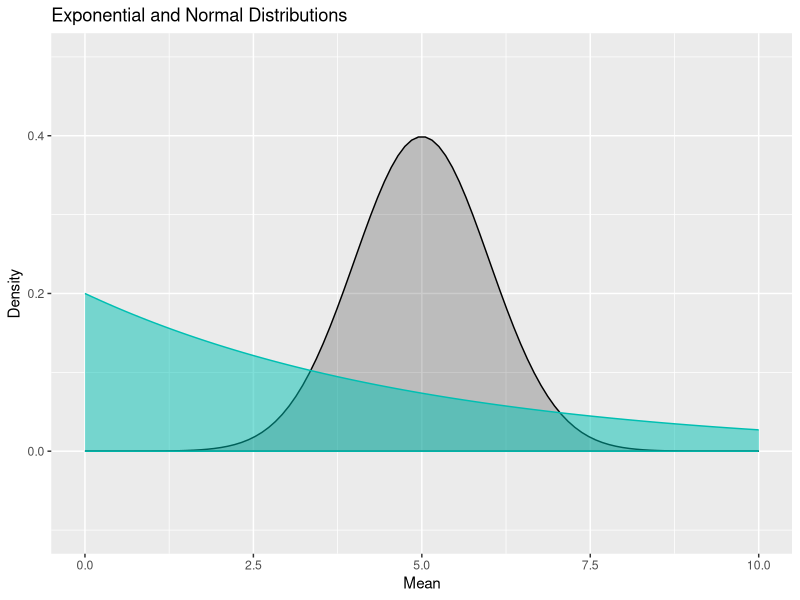

Write R code to recreate this figure. (Note: this script raises an error after producing the figure.)
## ---- chunk 1
knitr::opts_chunk$set(echo = TRUE)
## ---- chunk 2
options(scipen = 999)
options(digits = 3)

# Verify the simulation data is formatted as a list of n matrices
VERIFY_SOURCE_FILE = FALSE    # store to file
VERIFY_SOURCE_SCR  = FALSE    # print to screen
RUN_SIM_VERIFY     = FALSE    # run verification tests

# Verify the mean column data is stored as a list of lists.
VERIFY_MEAN_DISTRIB_FILE  = FALSE
VERIFY_MEAN_DISTRIB_SCR   = FALSE
RUN_VERIFY_MEAN_DISTRIB   = FALSE

# Verify the mean distribution images
VERIFY_MEAN_DIST_IMG      = FALSE
VERIFY_MEAN_DIST_IMG_FILE = FALSE
RUN_MEAN_DIST_IMG         = FALSE

# Verify the simulation data
VERIFY_SAMPLE_STATS_FILE  = FALSE
VERIFY_SAMPLE_STATS_SCR   = FALSE
RUN_VERIFY_STATS          = FALSE

# Verify the mean convergence image
VERIFY_CONVERGE_IMG       = FALSE
RUN_VERIFY_CONVERGE_IMG   = FALSE

# Verify the Tooth image
VERIFY_TOOTH_DATA         = FALSE
RUN_VERIFY_TOOTH_DATA     = FALSE

# Verify the TOOTH image
VERIFY_TOOTH_IMG          = FALSE
RUN_VERIFY_TOOTH_IMG      = FALSE

# Verify the convergence table
VERIFY_CONVERGE_TABLE     = FALSE
RUN_VERIFY_CONVERGE_TABLE = FALSE

# Verify the convergence table
VERIFY_TOOTH_SUMMARY      = FALSE
RUN_VERIFY_TOOTH_SUMMARY  = FALSE

# Verify the convergence table
RUN_CALCULATE_AREA_D      = FALSE
VERIFY_CALCULATE_AREA_D   = FALSE

# Verify the convergence table
EXECUTE                   = TRUE

library(dplyr)
library(ggplot2)
library(gridExtra)
library(knitr)
library(kableExtra)
library(ggpubr)
library(matrixStats)
library(data.table)
library(sfsmisc)

set.seed(8523)

LAMBDA       <- 0.2
SAMPLE_SIZE   <- 40
MU           <- 1/LAMBDA
SIGMA        <- 1/LAMBDA
VARIANCE     <- SIGMA^2
SAMPLE_ERR     <- SIGMA/sqrt(SAMPLE_SIZE)
SAMPLE_VAR   <- SAMPLE_ERR^2

if(FALSE)
{
  print("CONSTANTS")
  print(paste0("LAMBDA            = ", LAMBDA))
  print(paste0("SAMPLE_SIZE        = ", SAMPLE_SIZE))
  print(paste0("MU                = ", MU))
  print(paste0("SIGMA             = ", SIGMA))
  print(paste0("VARIANCE          = ", VARIANCE))
  print(paste0("SAMPLE_ERR          = ", SAMPLE_ERR))
}

## ---- chunk 3
generateExponentialData <- function(sample)
{
  simData <- matrix(rexp(sample*SAMPLE_SIZE, LAMBDA), nrow = SAMPLE_SIZE, ncol = sample)
  
  if(VERIFY_SAMPLE_STATS_SCR | FALSE)
  {
    print("generateExponentialData: verify inputs")
    print(paste0("MU           = ", MU))
    print(paste0("var          = ", VARIANCE))
    print(paste0("sample      = ", sample))
    print(paste0("SAMPLE_SIZE   = ", SAMPLE_SIZE))
    print("simData = ")
    print(simData)
    # print("Test simData separately")
  }
  return (simData)
}
## ---- chunk 4
calculateSampleMeansStats <- function (sampleRepetition)
{
  sampleStats <- data.frame(N_obs = integer(), mu = double(), muErr = double(),
                            variation = double(), varErr = double())

  for (sample in 1:length(sampleRepetition)) {
    simData       <- generateExponentialData(sampleRepetition[[sample]])
    sampleMeans   <- colMeans(simData)
    if(VERIFY_SAMPLE_STATS_SCR | FALSE)
    {
      print("generateSampleMeansLists: verify inputs")
      print(paste0("MU           = ", MU))
      print(paste0("var          = ", VARIANCE))
      print("sampleMeans = ")
      print(sampleMeans)
      # print("Test sampleMeans separately")
      # print("simData = ")
      # print(simData)
      print("Test simData separately")
    }
 
    xbar          <- mean(sampleMeans)
    sig_2         <- var(sampleMeans)

    sampleStats  <- rbind(sampleStats,
                           c(sampleRepetition[sample], xbar, abs((MU - xbar)/xbar),
                             sig_2, abs((SAMPLE_VAR - sig_2)/sig_2)))
  }
  colnames(sampleStats) <- c("NRep", "Mean", "Absolute\nError of\nMean",
                             "Variance", "Absolute\nError of\nVariance")
  # -----------------------------------------------------------------------------

  sampleStats <- cbind(sampleStats, OffsetVar = sampleStats$Variance + 5)

  return (sampleStats)
}

## ---- chunk 5
baseImage <- function(n)
{
  plot <- ggplot() +
    stat_function(fun = dnorm, args = c(mean =  5, sd = 1), n = n,
        color = "#000000", fill = "#000000", geom = "area", alpha = 0.2) +
    stat_function(fun = dexp, args = c(rate =  0.2), n = n,
        color = "#00bfb2", fill = "#00bfb2", geom = "area", alpha = 0.5) +
    ggtitle("Exponential and Normal Distributions") +
    scale_x_continuous(limits = c(0, 10), "Mean") +
    scale_y_continuous(limits = c(-0.1, 0.5), "Density")

  ggsave(plot = plot, width = 6.0, height = 4.0, dpi = 300, filename = "base.png")
}
## ---- chunk 6
convergenceImage <- function(sampleRepetition)
{
  sampleStats <- calculateSampleMeansStats(sampleRepetition)

  if(VERIFY_CONVERGE_IMG | FALSE)
  {
    print("calculateSampleMeansStats: verify inputs")
    print(paste0("MU           = ", MU))
    print(paste0("var          = ", VARIANCE))
    # print("sampleRepetition = ")
    # print(sampleRepetition)
    print("Test sampleRepetition separately")
    print("sampleStats = ")
    print(sampleStats)
    # print("Test sampleStats separately")
  }
  graphTics   <- c(10, 100, 1000, 10000, 100000, 1000000)

  plt <- ggplot(sampleStats, aes(x = as.numeric(NRep))) +
    geom_hline(yintercept = 5, color="#e8a200", linewidth = 0.5, linetype = 2) +
    geom_hline(yintercept = 5.625, color="#099e02", linewidth = 0.5, linetype = 2) +
    geom_line(aes(y=OffsetVar, color='Variance')) +
    geom_line(aes(y=Mean, color='Mean')) +
    scale_x_log10(breaks = graphTics, limits = c(4.9, 1000000.0)) +
    # scale_x_log10(breaks = graphTics, limits = c(0.1, 1000000.0)) +
    scale_y_continuous(limits = c(4.7, 6.0), "Mean",
    sec.axis = sec_axis(~ . -5, name = "Variance")) +
    ggtitle("Sample Mean and Variance") + xlab("Sample Size (log n)") +
    scale_color_manual(
      name='Statistic', breaks=c('Variance', 'Mean'),
      values=c('Mean'='#e8a200', 'Variance'='#099e02')) +
    theme(plot.title = element_text(size = 10, hjust = 0.5),
          axis.title.x = element_text(size = 8),
          axis.title.y = element_text(size = 8),
          axis.text.x = element_text(face="bold", size=6),
          axis.text.y = element_text(face="bold", size=6),
          legend.title = element_text(size = 6),
          legend.text = element_text(size = 6),
          legend.key.size = unit(2, 'mm'),
          legend.position = c(0.85, 0.55))

  ggsave(plot = plt, width = 4.0, height = 2.5, dpi = 300,
         filename = "converge.png")
}

## ---- chunk 7
normalDistributionImages <- function(sampleRepetition)
{
  binRange          <- seq(2.0, 9.0, by = 0.25)

  if(VERIFY_MEAN_DIST_IMG | FALSE)
  {
    print("imageNormalDistribution: verify inputs")
    print(paste0("sampleRepetitions = ", sampleRepetition))
    print(paste0("SAMPLE_SIZE        = ", SAMPLE_SIZE))
    print(paste0("LAMBDA            = ", LAMBDA))
    print(paste0("MU                = ", MU))
    print(paste0("VARIANCE          = ", VARIANCE))
    print(paste0("SAMPLE_ERR          = ", SAMPLE_ERR))
    print("binRange = ")
    print(binRange)
    # print("Test binRange separately")
    print("sampleMeansLists = ")
    print(sampleMeansLists)
    # print("Test sampleMeansLists separately")
  }
  # -----------------------------------------------------------------------------
  label <- c("a", "b","c","d")
  pltList <- list()

  transformToN <- function(sample) {
    (sample - MU)/SAMPLE_ERR + MU
  }

  simData  <- list()
  colData  <- list()
  sampleMeans  <- list()
  # sourceData  <- list()

  for (i in 1:length(sampleRepetition)) {
    simData[[i]]   <- generateExponentialData(sampleRepetition[i])
    colData[[i]]   <- colMeans(simData[[i]])
    sampleMeans[[i]] <- data.frame(pdf = c(unlist(lapply(colData[[i]], transformToN))))
    # sourceData[[i]]  <- data.frame(pdf = c(unlist(lapply(simData[[i]], transformToN))))
    
    if(VERIFY_MEAN_DIST_IMG | FALSE)
    {
      print("imageNormalDistribution: sampleMeans")
      print(sampleMeans[[i]])
      # print(sourceData[[i]])
    }

    if(VERIFY_MEAN_DIST_IMG_FILE | FALSE)
    {
      print("generateMeanDist: store in simData_#.csv")
      filename <- paste0("sampleMeansListsIMG_", sampleRepetition[i], ".csv")
      write.csv(sampleMeansLists[[i]], filename, row.names=FALSE)

      filename2 <- paste0("sampleMeans", sampleRepetition[i], ".csv")
      write.csv(sampleMeans, filename2, row.names=FALSE)
    }

    pltList[[i]] <- ggplot(sampleMeans[[i]], aes(x = pdf)) +
      stat_function(fun = function (x) dnorm(x, mean =  5, sd = 1),
        color = "#00bfb2", fill = "#00bfb2", geom = "area", alpha = 0.8) +
      geom_density(alpha = 0.3, color = "#000000", fill="#000000")  +
      geom_histogram(aes(y = after_stat(density)), breaks = binRange,
                     alpha = 0.2, color = "#505050", linewidth = 0.2) +
      geom_vline(aes(xintercept=mean(pdf)), color="#000000", linewidth = 0.5, linetype = 2) +
      geom_vline(aes(xintercept = MU), color="#00bfb2", linewidth = 0.5, linetype = 2) +
      geom_hline(yintercept=0, color="#000000", linewidth = 0.5) +
      ggtitle(paste0("Sample Mean with n = ", sampleRepetition[i])) +
      scale_x_continuous(limits = c(0, 10), "Mean") +
      scale_y_continuous(limits = c(-0.1, 0.8), "Density")
  }

  plt <- ggarrange(pltList[[1]], pltList[[2]], pltList[[3]], pltList[[4]],
          labels = label, ncol = 2, nrow = 2)
  ggsave(plot = plt, width = 6.0, height = 4.0, dpi = 300, filename = "distribution.png")
}

if(RUN_MEAN_DIST_IMG)
{
  sampleRepetition  <- c(10, 20, 30, 1000)
  binRange          <- seq(-3.0, 10.0, by = 0.5)

  simData           <- generateSampleMeansLists(sampleRepetition)
  sampleMeansLists <- generateMeanDist(sampleRepetition, simData)
  imageNormalDistribution(sampleRepetition, sampleMeansLists, binRange)

  print("RUN_MEAN_DIST_IMG: check image")
}

## ---- chunk 8
generateConvergeTable <- function (sampleRepetition)
{
  sampleStats <- calculateSampleMeansStats(sampleRepetition)

  if(VERIFY_CONVERGE_TABLE | FALSE)
  {
    print("imageConvergence: verify inputs")
    print(paste0("sampleStats  = ", sampleStats))
  }

  # -----------------------------------------------------------------------------

  resTable <- knitr::kable(sampleStats, "latex",
    caption = paste0("table"), digits = 3, align = "llll", row.names = TRUE) %>%
    kable_styling(bootstrap_options = c("striped", "hover"),
                  full_width = F,
                  # position = "left",
                  font_size = 8) %>%
    column_spec(column=1, width="0.2cm") %>%
    column_spec(column=2, width="1.0cm") %>%
    column_spec(column=3, width="0.7cm") %>%
    column_spec(column=4, width="1.5cm") %>%
    column_spec(column=5, width="1.0cm") %>%
    column_spec(column=6, width="1.5cm") %>%
    kable_classic_2()
  # -----------------------------------------------------------------------------

  return (resTable)

}

if(RUN_VERIFY_CONVERGE_TABLE)
{
  LAMBDA       <- 0.2
  SAMPLE_SIZE   <- 40
  MU           <- 1/LAMBDA
  var          <- MU^2/sqrt(SAMPLE_SIZE)
  sampleRepetition  <- c(10, 100, 1000, 10000, 100000, 1000000)

  simData           <- generateSampleMeansLists(sampleRepetition, SAMPLE_SIZE, LAMBDA)
  sampleMeansLists  <- calcSampleMeansLists(sampleRepetition, simData)
  sampleMeansStats  <- getSampleMeansStats(sampleRepetition, sampleMeansLists, MU, var)
  resTable          <- generateConvergeTable(sampleMeansStats)

  print("RUN_VERIFY_CONVERGE_TABLE: : resTable")
}

## ---- chunk 9

# Now in the second portion of the project, we're going to analyze the ToothGrowth data in the R datasets package.
# Load the ToothGrowth data and perform some basic exploratory data analyses

# Provide a basic summary of the data.

# Use confidence intervals and/or hypothesis tests to compare tooth growth by supp and dose. (Only use the techniques from class, even if there's other approaches worth considering)

# State your conclusions and the assumptions needed for your conclusions.

# The response is the length of odontoblasts (cells responsible for tooth
# growth) in 60 guinea pigs. Each animal received one of three dose levels of
# vitamin C (0.5, 1, and 2 mg/day) by one of two delivery methods, orange juice
# or ascorbic acid (a form of vitamin C and coded as AA).
# https://www.rdocumentation.org/packages/datasets/versions/3.6.2/topics/ToothGrowth

## ---- chunk 10
setToothData <- function (ToothGrowth)
{
  if(RUN_VERIFY_TOOTH_DATA | FALSE)
  {
    print("setToothData: verify inputs")
    print("ToothGrowth = ")
    print(ToothGrowth)
  }
  if(RUN_VERIFY_TOOTH_DATA | FALSE)
  {
    print("ToothGrowth unique values")
    suppValues <- c(unique(ToothGrowth$supp))
    print(suppValues[2])
    print(class(suppValues))
  }

  columnNames <- unique(paste0(ToothGrowth$supp, '-', ToothGrowth$dose))
  toothDF     <- data.frame(matrix(nrow = 10, ncol = 0))
  for ( i in 1:length(columnNames)) {
    toothDF     <- cbind(toothDF, ToothGrowth[(i - 1) * 10 + 1 : 10, 1])
  }
  colnames(toothDF) <- columnNames
  

  if(VERIFY_TOOTH_DATA & RUN_VERIFY_TOOTH_DATA | TRUE)
  {
    print("setToothData: output")
    # print("ToothGrowth = ")
    # print(ToothGrowth)
    # print(ToothGrowth[1:10,1])
    print("toothDF = ")
    print(toothDF)

    # subtest <- c(unlist(toothDF[1]), unlist(toothDF[2]))
    # print(subtest)
    # print(summary(subtest))
  }

  return (toothDF)

}

if(RUN_VERIFY_TOOTH_DATA | FALSE)
{
  doses      = c(0.5, 1.0, 2.0) # mg/day
  supplement = c("OJ", "AA")    # supplement of AA, OJ - Orange Juice, AA - Ascorbic Acid

  nPigs    <- 60
  nLength  <- nPigs/(length(doses)*length(supplement))
  nBins    <- nPigs/nLength
  # bw       <- c(3, 3, 4, 3, 3, 4)

  ToothGrowth <- setToothData(ToothGrowth)
  print("RUN_VERIFY_TOOTH_DATA: ToothGrowth data")
  print(ToothGrowth)
}
## ---- chunk 11

generateToothSuppImage <- function (ToothGrowth)
{
  if(VERIFY_TOOTH_IMG | FALSE)
  {
    print("generateToothImage: verify inputs")
    print("ToothGrowth = ")
    print(ToothGrowth)
  }

  ToothGrowth$dotColor <- c(rep("blue",10),
                            rep("green",10),
                            rep("orange",10),
                            rep("purple",10),
                            rep("yellow",10),
                            rep("red",10))
  
  plt <- ggplot(ToothGrowth, aes(x = supp, y = len)) +
    geom_boxplot() +
    geom_dotplot(binaxis='y',
                 stackdir='center',
                 dotsize = 0.7,
                 fill = ToothGrowth$dotColor) +
    labs(title="Effect of Vitamin C on Tooth Growth",
         subtitle="Supplement and Dosage",
         caption="Source: C. I. Bliss (1952). The Statistics of Bioassay. Academic Press.",
         x="Supplement (OJ, VC), Dosage(0.5, 1.0, 2.0)",
         y="Tooth Length")
  
  
  ggsave(plot = plt, width = 4.0, height = 3.5, dpi = 300,
         filename = "tooth-supp.png")
}

### Generate Tooth Image

generateToothImage <- function (ToothGrowth)
{
  if(VERIFY_TOOTH_IMG | FALSE)
  {
    print("generateToothImage: verify inputs")
    print("ToothGrowth = ")
    print(ToothGrowth)
  }

  ToothGrowth$dotColor <- c(rep("blue",10),
                            rep("green",10),
                            rep("orange",10),
                            rep("purple",10),
                            rep("yellow",10),
                            rep("red",10))
  
  plt <- ggplot(ToothGrowth, aes(x = as.factor(dose), y = len)) +
    geom_boxplot() +
    geom_dotplot(binaxis='y',
                 stackdir='center',
                 dotsize = 0.7,
                 fill = ToothGrowth$dotColor) +
    labs(title="Effect of Vitamin C on Tooth Growth",
         subtitle="Supplement and Dosage",
         caption="Source: C. I. Bliss (1952). The Statistics of Bioassay. Academic Press.",
         x="Supplement (OJ, VC), Dosage(0.5, 1.0, 2.0)",
         y="Tooth Length")
  
  
  ggsave(plot = plt, width = 4.0, height = 3.5, dpi = 300,
         filename = "tooth.png")
}

if(RUN_VERIFY_TOOTH_IMG)
{
  ToothGrowth <- setToothData(ToothGrowth)
  generateToothImage(ToothGrowth)
  print("RUN_VERIFY_TOOTH_IMG: check image")
}

## ---- chunk 12

 # Hypotheses:
 #  Difference of tooth length do to VC or OJ is zero
 #  Difference between {0.5, 1.0}, {0.5, 2.0},  {1.0, 2.0} are all zero
 # 
 # The number of observations for each sample are the same (supplement = 30, dose = 20)
 # Find the difference in mean, and variance
 # 
 # t.test(father.son$sheight - father.son$fheight)
 # 
 # 

generateToothSummaries <- function(toothDF)
{
  if(VERIFY_TOOTH_SUMMARY | FALSE)
  {
    print("generateToothSummaries: verify inputs")
    print(paste0("ToothGrowth[[1]]  = ", toothDF[1:10,]))
    print(paste0("ToothGrowth  = ", toothDF))
  }

  protocol <- c("OJ v. VC", "0.5 v. 1.0", "0.5 v. 2.0", "1.0 v. 2.0",
                unique(paste0(toothDF$supp, '-', toothDF$dose))
  )
  print(paste0("protocol ", protocol))

  fullSummary <- summary(toothDF)
  dataSet <- list()
  ttest   <- list()

  vc.Data    <- c(unlist(toothDF[[1]]), unlist(toothDF[[2]]), unlist(toothDF[[3]]))
  oj.Data    <- c(unlist(toothDF[[4]]), unlist(toothDF[[5]]), unlist(toothDF[[6]]))
  d.0_5.Data <- c(unlist(toothDF[[1]]), unlist(toothDF[[4]]))
  d.1_0.Data <- c(unlist(toothDF[[2]]), unlist(toothDF[[5]]))
  d.2_0.Data <- c(unlist(toothDF[[3]]), unlist(toothDF[[6]]))
  
  dataSet   <- data.frame(
    statistic     = double(0),
    parameter     = double(0),
    p.value       = double(0),
    conf.int.low  = double(0),
    conf.int.high = double(0),
    estimate.low  = double(0),
    estimate.high = double(0),
    null.value    = integer(0),
    stderr        = double(0),
    alternative   = character(0),
    method        = character(0),
    data.name     = character(0)
  )

  # "two.sided", "less", "greater"
  alternative <- "two.sided"

  ttest[[1]] <- t.test(x = vc.Data, y = oj.Data, alternative = c(alternative),
                   paired = FALSE, var.equal = FALSE)
  ttest[[2]] <- t.test(x = d.0_5.Data, y = d.1_0.Data, alternative = c(alternative),
                       paired = FALSE, var.equal = FALSE)
  ttest[[3]] <- t.test(x = d.0_5.Data, y = d.2_0.Data, alternative = c(alternative),
                       paired = FALSE, var.equal = FALSE)
  ttest[[4]] <- t.test(x = d.1_0.Data, y = d.2_0.Data, alternative = c(alternative),
                       paired = FALSE, var.equal = FALSE)
  
  k = 5
  for (i in 1:5) {
    for (j in (i+1):6) {
      ttest[[k]] <- t.test(x = toothDF[[i]], y = toothDF[[j]], alternative = c(alternative),
                       paired = FALSE, var.equal = FALSE)
      k = k + 1
    }
  }

  # ttest[[5]] <- t.test(x = toothDF[[1]], y = toothDF[[2]], alternative = c(alternative),
  #                      paired = FALSE, var.equal = FALSE)
  # ttest[[6]] <- t.test(x = toothDF[[1]], y = toothDF[[3]], alternative = c(alternative),
  #                      paired = FALSE, var.equal = FALSE)
  # ttest[[7]] <- t.test(x = toothDF[[1]], y = toothDF[[4]], alternative = c(alternative),
  #                      paired = FALSE, var.equal = FALSE)
  # ttest[[8]] <- t.test(x = toothDF[[1]], y = toothDF[[5]], alternative = c(alternative),
  #                      paired = FALSE, var.equal = FALSE)
  # ttest[[9]] <- t.test(x = toothDF[[1]], y = toothDF[[6]], alternative = c(alternative),
  #                      paired = FALSE, var.equal = FALSE)
  # ttest[[10]] <- t.test(x = toothDF[[2]], y = toothDF[[3]], alternative = c(alternative),
  #                      paired = FALSE, var.equal = FALSE)
  # ttest[[11]] <- t.test(x = toothDF[[2]], y = toothDF[[4]], alternative = c(alternative),
  #                      paired = FALSE, var.equal = FALSE)
  # ttest[[12]] <- t.test(x = toothDF[[2]], y = toothDF[[5]], alternative = c(alternative),
  #                      paired = FALSE, var.equal = FALSE)
  # ttest[[13]] <- t.test(x = toothDF[[2]], y = toothDF[[6]], alternative = c(alternative),
  #                      paired = FALSE, var.equal = FALSE)
  # ttest[[14]] <- t.test(x = toothDF[[3]], y = toothDF[[4]], alternative = c(alternative),
  #                      paired = FALSE, var.equal = FALSE)
  # ttest[[15]] <- t.test(x = toothDF[[3]], y = toothDF[[5]], alternative = c(alternative),
  #                      paired = FALSE, var.equal = FALSE)
  # ttest[[16]] <- t.test(x = toothDF[[3]], y = toothDF[[6]], alternative = c(alternative),
  #                      paired = FALSE, var.equal = FALSE)
  # ttest[[17]] <- t.test(x = toothDF[[4]], y = toothDF[[5]], alternative = c(alternative),
  #                      paired = FALSE, var.equal = FALSE)
  # ttest[[18]] <- t.test(x = toothDF[[4]], y = toothDF[[6]], alternative = c(alternative),
  #                      paired = FALSE, var.equal = FALSE)
  # ttest[[19]] <- t.test(x = toothDF[[5]], y = toothDF[[6]], alternative = c(alternative),
  #                      paired = FALSE, var.equal = FALSE)

  for (t in ttest) {
    dataSet <- rbind(dataSet, c(
      t[1][[1]], t[2][[1]], t[3][[1]], t[4][[1]][1], t[4][[1]][2], t[5][[1]][1], t[5][[1]][2],
      t[6][[1]], t[7][[1]], t[8][[1]], t[9][[1]], t[10][[1]]))
  }

  colNames  <- c("statistic", "parameter", "p.value", "conf.int.low", "conf.int.high",
                 "estimate.low", "estimate.high", "null.value", "stderr", "alternative",
                 "method", "data.name")

  colnames(dataSet) <- colNames

#   # -----------------------------------------------------------------------------
  if( VERIFY_TOOTH_SUMMARY | FALSE)
  {
    print("supp.T")
    print(ttest)
    print("d0.5_1.0.T")
    print(d0.5_1.0.T)
    print("d0.5_2.0.T")
    print(d0.5_2.0.T)
    print("d1.0_2.0.T")
    print(d1.0_2.0.T)
    print(names(d1.0_2.0.T))
  }

  if( VERIFY_TOOTH_SUMMARY | FALSE)
  {
    print(paste0("supp.T['statistic'][[1]]:   ", supp.T["statistic"][[1]]))
    print(paste0("supp.T['parameter'][[1]]:   ", supp.T["parameter"][[1]]))
    print(paste0("supp.T['p.value']:          ", supp.T["p.value"]))
    print(paste0("supp.T['conf.int'][[1]][1]: ", supp.T["conf.int"][[1]][1]))
    print(paste0("supp.T['conf.int'][[2]][2]: ", supp.T["conf.int"][[1]][2]))
    print(paste0("supp.T['estimate'][[1]][1]: ", supp.T["estimate"][[1]][1]))
    print(paste0("supp.T['estimate'][[1]][2]: ", supp.T["estimate"][[1]][2]))
    print(paste0("supp.T['null.value'][[1]]:  ", supp.T["null.value"][[1]]))
    print(paste0("supp.T['stderr']:           ", supp.T["stderr"]))
    print(paste0("supp.T['alternative']:      ", supp.T["alternative"]))
    print(paste0("supp.T['method']:           ", supp.T["method"]))
    print(paste0("supp.T['data.name']:        ", supp.T["data.name"]))
  }
  if( VERIFY_TOOTH_SUMMARY | TRUE)
  {
    print("dataSet")
    print(dataSet)
  }


  if(VERIFY_TOOTH_SUMMARY | FALSE)
  {
    print("fullSummary")
    print(fullSummary)
  }
}

if(RUN_VERIFY_TOOTH_SUMMARY)
{
  supplement = c("OJ", "AA")    # supplement of AA, OJ - Orange Juice, AA - Ascorbic Acid
  doses      = c(0.5, 1.0, 2.0) # mg/day
  nPigs    <- 60
  nLength  <- nPigs/(length(doses)*length(supplement))
  teeth    <- list()
  
  ToothGrowth <- setToothData(ToothGrowth)
  for (i in 1:6) { 
    start   <- ((i - 1) * nLength) + 1
    finish  <- i * nLength
    teeth[[i]] <- ToothGrowth[start : finish,]
    print("tooth")
    print(teeth[[i]])
  }
  
  generateToothSummaries(ToothGrowth)
}

## ---- chunk 13
generateSummaryTable <- function (sampleRepetition)
{
  if(VERIFY_CONVERGE_TABLE | FALSE)
  {
    print("imageConvergence: verify inputs")
    print(paste0("sampleStats  = ", sampleStats))
  }

  resTable <- knitr::kable(sampleStats, "latex",
    caption = paste0("table"), digits = 3, align = "llll", row.names = TRUE) %>%
    kable_styling(bootstrap_options = c("striped", "hover"),
                  full_width = F,
                  # position = "left",
                  font_size = 8) %>%
    column_spec(column=1, width="0.2cm") %>%
    column_spec(column=2, width="1.0cm") %>%
    column_spec(column=3, width="0.7cm") %>%
    column_spec(column=4, width="1.5cm") %>%
    column_spec(column=5, width="1.0cm") %>%
    column_spec(column=6, width="1.5cm") %>%
    kable_classic_2()
  # -----------------------------------------------------------------------------

  return (resTable)

}

if(RUN_VERIFY_CONVERGE_TABLE)
{
  LAMBDA       <- 0.2
  SAMPLE_SIZE   <- 40
  MU           <- 1/LAMBDA
  var          <- MU^2/sqrt(SAMPLE_SIZE)
  sampleRepetition  <- c(10, 100, 1000, 10000, 100000, 1000000)

  simData           <- generateSampleMeansLists(sampleRepetition, SAMPLE_SIZE, LAMBDA)
  sampleMeansLists  <- calcSampleMeansLists(sampleRepetition, simData)
  sampleMeansStats  <- getSampleMeansStats(sampleRepetition, sampleMeansLists, MU, var)
  resTable          <- generateConvergeTable(sampleMeansStats)

  print("RUN_VERIFY_CONVERGE_TABLE: : resTable")
}

## ---- chunk 14

if(EXECUTE & TRUE)
{
  baseImage(100)

  # sampleRepetition  <- c(10, 20, 30, 40, 100, 1000, 10000, 100000, 1000000)
  # convergenceImage(sampleRepetition)
  # 
  # resTable <- generateConvergeTable(sampleRepetition)
  # 
  # sampleRepetition  <- c(10, 20, 40, 1000)
  # normalDistributionImages(sampleRepetition)


  # tooth plot
  
  # -----------------------------------------------------------------------------
  allFactor   <- as.factor(paste0(ToothGrowth$supp, "-", ToothGrowth$dose))
  ToothGrowth <- cbind(ToothGrowth, allFactor)
  # -----------------------------------------------------------------------------

  # generateToothImage(ToothGrowth)
  # generateToothSuppImage(ToothGrowth)
  
  toothDF <- setToothData(ToothGrowth)
  generateToothSummaries(toothDF)
  
}

## ---- chunk 15
knitr::include_graphics("distribution.png")
